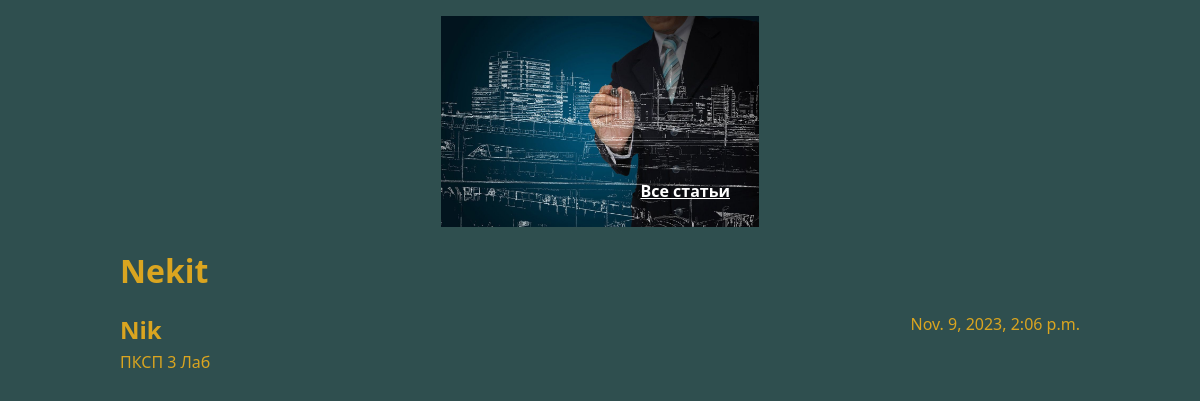
Page /article/5 on the committed database.
### articles/models.py (models this page shows, shortened)
class Article(models.Model):
    title = models.CharField(max_length=200)
    author = models.ForeignKey(User, on_delete=models.CASCADE)
    text = models.TextField()
    created_date = models.DateTimeField(auto_now_add=True)

### articles/views.py (the view)
# urls.py: path("article/<int:article_id>", get_article, name="article_detail"),
def get_article(request, article_id):
    try:
        post = Article.objects.get(id=article_id)
        return render(request, "article_detail.html", {"post": post})
    except Article.DoesNotExist:
        return Http404

### templates/article_detail.html (shortened to what this page needs)
{% load static %}
<!DOCTYPE html>
<html lang="en">
  <head>
    <link rel="stylesheet" href="{% static 'css/article_detail.css' %}">
  </head>
  <body>
    <div class="article">
        <div class="article-border">
            <p>
                <div class="article-header">
                    <img class="article-image" src="{% static "1.png" %}" alt="image">
                </div>
                <a class="link" href="{% url 'home' %}">Все статьи</a>
            </p>
        </div>
        <div class="post">
            <h1 class="post-title">{{ post.title }}</h1>
            <div class="article-info">
                <h2>
                    <div class="article-author">{{ post.author.username }}</div>
                </h2>
                <div class="article-created-date">{{ post.created_date }}</div>
                <p class="article-text">{{ post.text }}</p>
            </div>
        </div>
    </div>
  </body>
</html>

### static/css/article_detail.css (style rules this page uses)
body { background: #2F4F4F; font-family: system-ui, -apple-system, BlinkMacSystemFont, 'Segoe UI', Roboto, Oxygen, Ubuntu, Cantarell, 'Open Sans', 'Helvetica Neue', sans-serif; color: goldenrod; }
img { display: block; width: 318px; margin-left: auto; margin-right: auto; }
.article { width: 960px; margin-left: auto; margin-right: auto; }
.article-author { width: 50%; float: left; }
.article-created-date { text-align: right; }
.link { color: white; font-weight: bold; position: absolute; right: 470px; top: 180px; }
.article-border p { text-align: right; }
.article-text { width: 960px; text-align: justify; }

### rows in the picture
Article: title "Nekit", author.username "Nik", created_date "Nov. 9, 2023, 2:06 p.m.", text "ПКСП 3 Лаб"
